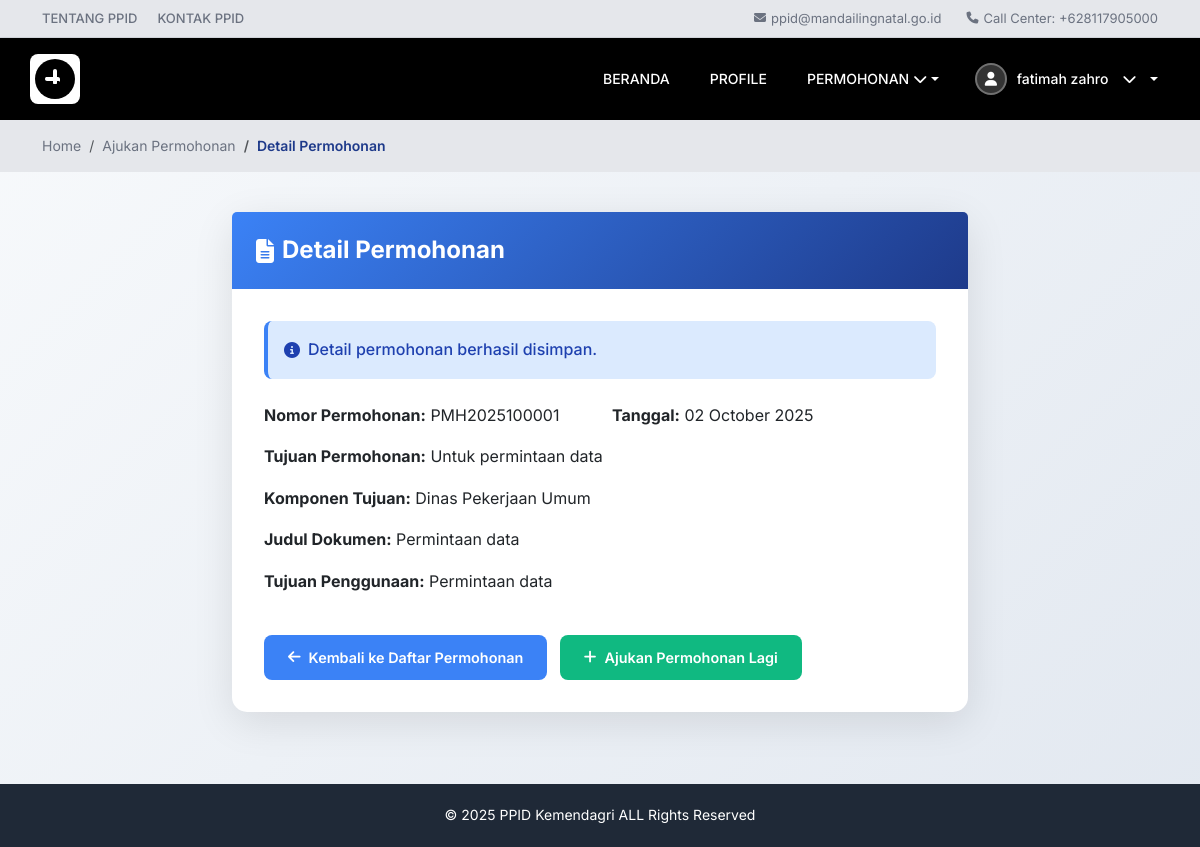
Page /index.php?controller=AjukanPermohonan&action=view&id=4 (signed in) on the committed database.
### tables this page shows
CREATE TABLE `users` (
  `id_user` int NOT NULL,
  `email` varchar(255) NOT NULL,
  `username` varchar(50) NOT NULL,
  `password` varchar(255) NOT NULL,
  `jabatan` varchar(100) DEFAULT NULL,
  `role` varchar(50) NOT NULL,
  `id_biodata` int DEFAULT NULL
);

CREATE TABLE `biodata_pengguna` (
  `id_biodata` int NOT NULL,
  `nama_lengkap` varchar(255) NOT NULL,
  `nik` varchar(16) NOT NULL,
  `alamat` text,
  `provinsi` varchar(100) DEFAULT NULL,
  `city` varchar(100) DEFAULT NULL,
  `jenis_kelamin` enum('Laki-laki','Perempuan') DEFAULT NULL,
  `usia` int DEFAULT NULL,
  `pendidikan` varchar(100) DEFAULT NULL,
  `pekerjaan` varchar(100) DEFAULT NULL,
  `no_kontak` varchar(20) DEFAULT NULL,
  `email` varchar(255) DEFAULT NULL,
  `foto_profile` varchar(255) DEFAULT NULL,
  `status_pengguna` enum('pribadi','lembaga') NOT NULL,
  `nama_lembaga` varchar(255) DEFAULT NULL,
  `upload_ktp` varchar(255) DEFAULT NULL,
  `upload_akta` varchar(255) DEFAULT NULL
);

CREATE TABLE `permohonan` (
  `id_permohonan` int NOT NULL,
  `id_user` int NOT NULL,
  `no_permohonan` varchar(255) DEFAULT NULL,
  `sisa_jatuh_tempo` int DEFAULT NULL,
  `tujuan_permohonan` text,
  `komponen_tujuan` varchar(255) DEFAULT NULL,
  `judul_dokumen` varchar(255) DEFAULT NULL,
  `kandungan_informasi` text,
  `tujuan_penggunaan_informasi` text,
  `upload_foto_identitas` varchar(255) DEFAULT NULL,
  `upload_data_pedukung` varchar(255) DEFAULT NULL,
  `status` varchar(50) DEFAULT 'Diproses\r\n',
  `sumber_media` varchar(100) DEFAULT NULL,
  `catatan_petugas` text,
  `created_at` timestamp NULL DEFAULT CURRENT_TIMESTAMP,
  `updated_at` timestamp NULL DEFAULT CURRENT_TIMESTAMP ON UPDATE CURRENT_TIMESTAMP
);

### controllers/AjukanPermohonanController.php (called while the page is built, shortened)
<?php
require_once 'models/AjukanPermohonanModel.php';
require_once 'models/UserModel.php';
class AjukanPermohonanController {
    private $permohonanModel;
    private $userModel;
    public function __construct() {
        global $database;
        $db = $database->getConnection();
        $this->permohonanModel = new AjukanPermohonanModel($db);
        $this->userModel = new UserModel($db);
    }
    public function view() {
        $id = $_GET['id'];
        $permohonan = $this->permohonanModel->getPermohonanById($id);
        $user_data = $this->userModel->getUserBiodata($_SESSION['user_id']);
        $nama_lengkap = $user_data['nama_lengkap'] ?? $_SESSION['username'] ?? 'Pengguna';
        include 'views/ajukan_permohonan/view.php';
    }
}
?>

### models/UserModel.php (called while the page is built, shortened)
<?php
class UserModel {
    private $conn;
    public function __construct($db) {
        $this->conn = $db;
    }
    public function getUserBiodata($userId) {
        $query = "SELECT bp.*, u.username, u.role, u.email, u.password
                  FROM biodata_pengguna bp
                  JOIN users u ON u.id_biodata = bp.id_biodata
                  WHERE u.id_user = :user_id LIMIT 1";
        $stmt = $this->conn->prepare($query);
        $stmt->bindParam(':user_id', $userId);
        $stmt->execute();
        return $stmt->fetch(PDO::FETCH_ASSOC);
    }
}
?>

### models/AjukanPermohonanModel.php (called while the page is built, shortened)
<?php
class AjukanPermohonanModel {
    private $conn;
    private $table_name = "permohonan";
    public function __construct($db) {
        $this->conn = $db;
    }
    public function getPermohonanById($id) {
        $query = "SELECT p.*, u.username
                  FROM " . $this->table_name . " p
                  JOIN users u ON p.id_user = u.id_user
                  WHERE p.id_permohonan = :id LIMIT 1";
        $stmt = $this->conn->prepare($query);
        $stmt->bindParam(':id', $id);
        $stmt->execute();
        return $stmt->fetch(PDO::FETCH_ASSOC);
    }
}
?>

### views/ajukan_permohonan/view.php (the view, shortened to what this page needs)
<!DOCTYPE html>
<html lang="id">
<head>
  <link href="https://cdn.jsdelivr.net/npm/bootstrap@5.3.0/dist/css/bootstrap.min.css" rel="stylesheet">
  <link rel="stylesheet" href="https://cdnjs.cloudflare.com/ajax/libs/font-awesome/6.4.0/css/all.min.css">
</head>
<body>
  <div class="top-info-bar">
    <div class="container">
      <div class="top-info-links">
        <a href="#">TENTANG PPID</a>
        <a href="#">KONTAK PPID</a>
      </div>
      <div class="top-info-contact">
        <span><i class="fas fa-envelope"></i> ppid@mandailingnatal.go.id</span>
        <span><i class="fas fa-phone"></i> Call Center: +628117905000</span>
      </div>
    </div>
  </div>
  <?php include 'views/layout/navbar_masyarakat.php'; ?>
  <div class="breadcrumb-section">
    <div class="container">
      <nav aria-label="breadcrumb">
        <ol class="breadcrumb">
          <li class="breadcrumb-item"><a href="index.php?controller=user&action=index">Home</a></li>
          <li class="breadcrumb-item"><a href="index.php?controller=AjukanPermohonan&action=index">Ajukan Permohonan</a></li>
          <li class="breadcrumb-item active" aria-current="page">Detail Permohonan</li>
        </ol>
      </nav>
    </div>
  </div>
  <div class="main-content">
    <div class="container">
      <div class="row">
        <div class="col-md-8 offset-md-2">
          <div class="card">
            <div class="card-header">
              <h4><i class="fas fa-file-alt"></i> Detail Permohonan</h4>
            </div>
            <div class="card-body">
              <div class="alert alert-info">
                <i class="fas fa-info-circle"></i>
                Detail permohonan berhasil disimpan.
              </div>
              <div class="row">
                <div class="col-md-6">
                  <p><strong>Nomor Permohonan:</strong> <?php echo htmlspecialchars($permohonan['no_permohonan'] ?? ''); ?></p>
                </div>
                <div class="col-md-6">
                  <p><strong>Tanggal:</strong> <?php echo date('d F Y'); ?></p>
                </div>
              </div>
              <div class="row">
                <div class="col-md-12">
                  <p><strong>Tujuan Permohonan:</strong> <?php echo htmlspecialchars($permohonan['tujuan_permohonan'] ?? ''); ?></p>
                  <p><strong>Komponen Tujuan:</strong> <?php echo htmlspecialchars($permohonan['komponen_tujuan'] ?? ''); ?></p>
                  <p><strong>Judul Dokumen:</strong> <?php echo htmlspecialchars($permohonan['judul_dokumen'] ?? ''); ?></p>
                  <p><strong>Tujuan Penggunaan:</strong> <?php echo htmlspecialchars($permohonan['tujuan_penggunaan_informasi'] ?? ''); ?></p>
                </div>
              </div>
              <div class="mt-4">
                <a href="index.php?controller=permohonan&action=index" class="btn btn-primary">
                  <i class="fas fa-arrow-left"></i> Kembali ke Daftar Permohonan
                </a>
                <a href="index.php?controller=AjukanPermohonan&action=index" class="btn btn-success">
                  <i class="fas fa-plus"></i> Ajukan Permohonan Lagi
                </a>
              </div>
            </div>
          </div>
        </div>
      </div>
    </div>
  </div>
  <footer class="footer">
    <div class="container">
      <p>&copy; 2025 PPID Kemendagri ALL Rights Reserved</p>
    </div>
  </footer>
</body>
</html>

### views/layout/navbar_masyarakat.php (shortened to what this page needs)
<nav class="navbar-custom">
    <div class="container main-navbar">
      <div class="d-flex justify-content-between align-items-center w-100">
        <a href="index.php?controller=user&action=index" class="navbar-brand">
          <div class="logo-img">
            <img alt="Logo">
          </div>
        </a>
        <div class="navbar-nav">
          <a href="index.php?controller=user&action=index">BERANDA</a>
          <a href="index.php?controller=user&action=profile">PROFILE</a>
          <div class="nav-dropdown">
            <a href="#" class="dropdown-toggle" data-bs-toggle="dropdown" aria-expanded="false">
              PERMOHONAN <i class="fas fa-chevron-down ms-1"></i>
            </a>
          </div>
          <div class="nav-dropdown user-dropdown">
            <a href="#" class="dropdown-toggle user-toggle" data-bs-toggle="dropdown" aria-expanded="false">
              <div class="user-avatar">
                <?php if (!empty($user_data['foto_profile']) && file_exists($user_data['foto_profile'])): ?>
                  <img src="<?php echo htmlspecialchars($user_data['foto_profile']); ?>" alt="Foto Profil">
                <?php else: ?>
                  <i class="fas fa-user"></i>
                <?php endif; ?>
              </div>
              <span class="username"><?php echo htmlspecialchars($nama_lengkap); ?></span>
              <i class="fas fa-chevron-down ms-1"></i>
            </a>
          </div>
        </div>
      </div>
    </div>
  </nav>

### rows in the picture
users: id_biodata.nama_lengkap "fatimah zahro"
permohonan: no_permohonan "PMH2025100001", tujuan_permohonan "Untuk permintaan data", komponen_tujuan "Dinas Pekerjaan Umum", judul_dokumen "Permintaan data", tujuan_penggunaan_informasi "Permintaan data"
